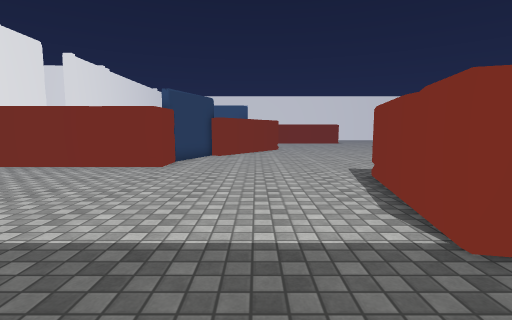
View 1 (above)

16 first-person views from a walk through a Unity game level. The camera is 1.3 m above the floor, tilts 6° down and sees 85° across. The floor is counted in squares, 1 m on a side. Each view is taken from the middle of a square. On the plan, view 1 faces up. The plan holds only what a view shows up to about 13 squares ahead; the rest is blank. The place goes on beyond the plan. The player is left out. Some surface patterns are stand-ins.

View 2
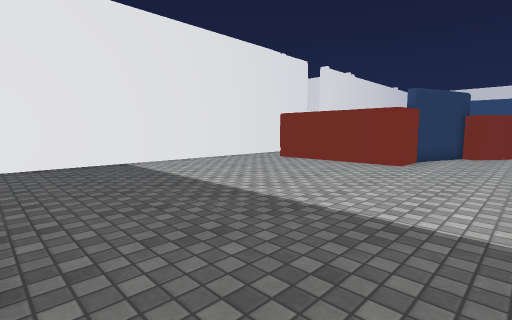

View 3
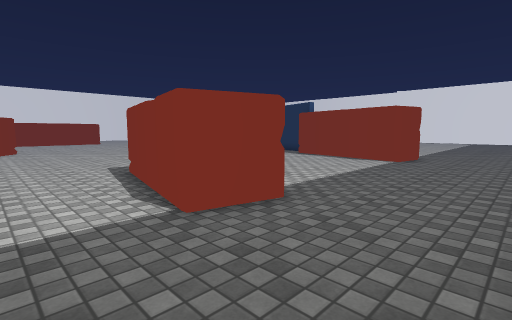

View 4
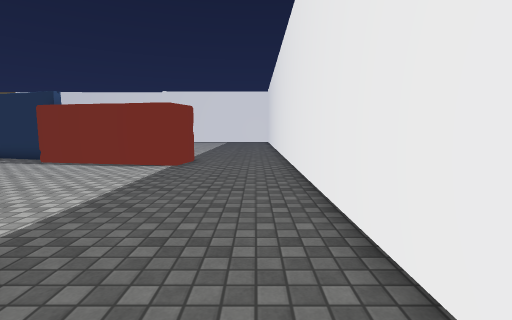

View 5
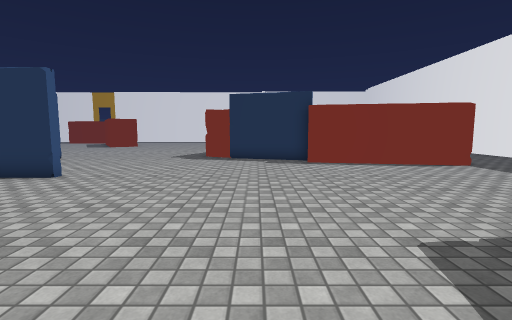

View 6
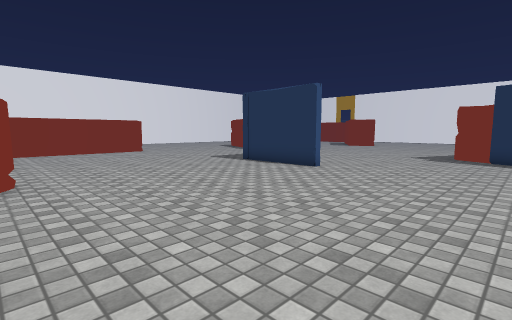

View 7
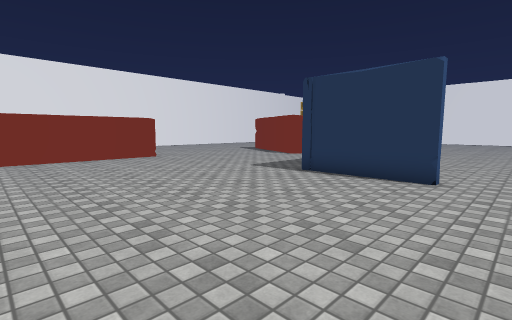

View 8
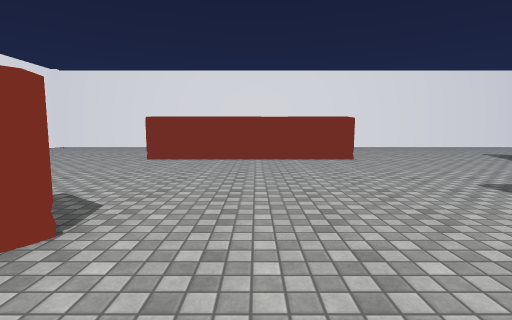

View 9
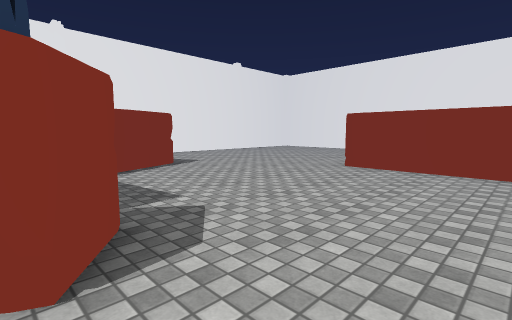

View 10
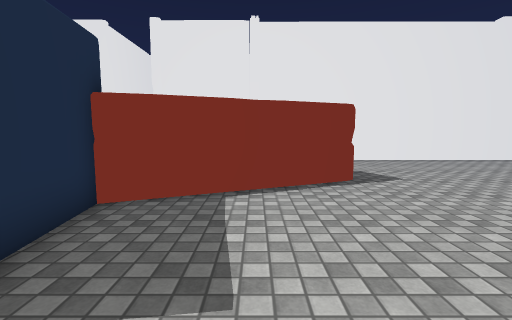

View 11
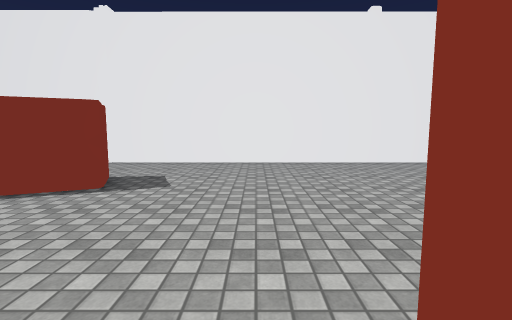

View 12
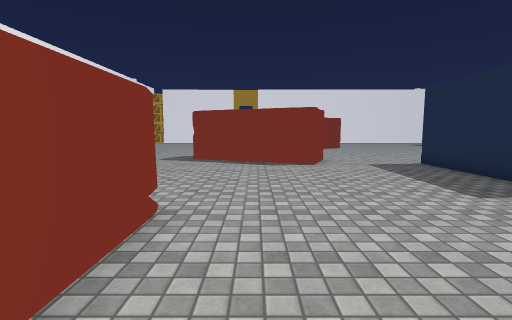

View 13
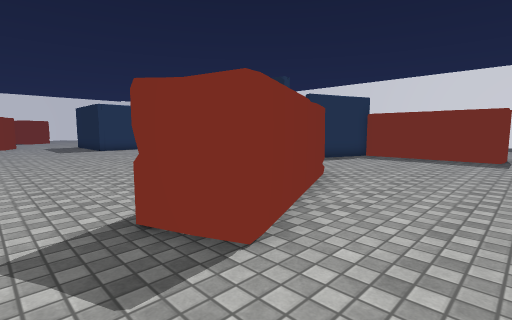

View 14
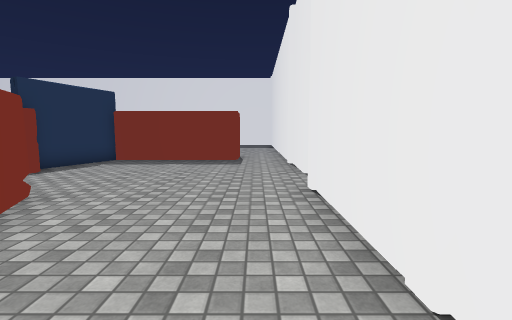

View 15
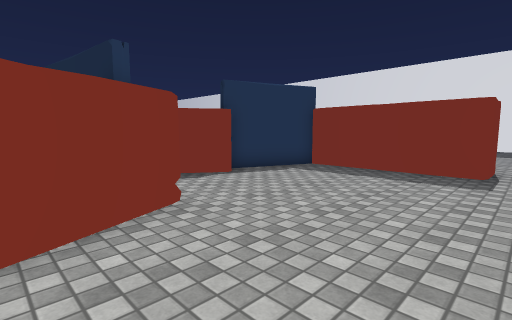

View 16
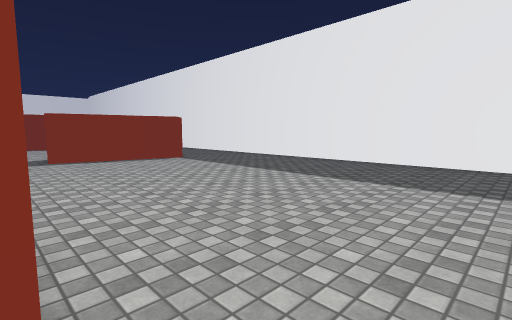

### Floor plan
Key: @ floor where view 1 was taken; # wall or solid block; . floor; O other object.
Columns run from 11 left of view 1 to 17 right of it. Each row starts with its distance up from view 1.
 31 #.......                  ...
 30 #.........            ......O
 29 #.........##########........O
 28 #..........................O
 27 #..........................O
 26 #.........................O
 25 #.........................O
 24 #..OOO.....................O
 23 #...OO.......................
 22 #...O O......................
 21 #....OO......................
 20 #....OOO...OO........######..
 19 #.....OOOOO O........#  ...
 18 #.......    .........# ......
 17 .........O  .........#.......
 16 ........OOO .................
 15 ........OO. ...............
 14 ........O.. ................
 13 ........O..................O
 12 #.......O.................OO
 11 #.OOOOOOO.................O
 10  .OOOOOO..................O
  9   .......................O
  8  ..............O .......O
  7  .............O  .......O
  6 #.............O   ......O
  5 #.............O   ......O
  4 #.............O  .......O
  3 #.............OO........OO
  2 #..........................
  1 #...........................
  0 #..........@................
 -1 #......... . ..............
 -2   #######      ############

Positions as (right, up) in squares from view 1, and headings:
1: (0, 0), facing up
2: (0, -1), facing up-left
3: (0, -1), facing up-right
4: (2, 0), facing right
5: (2, 11), facing right
6: (1, 11), facing up-right
7: (2, 15), facing up-right
8: (4, 16), facing up
9: (4, 19), facing up-left
10: (1, 22), facing left
11: (0, 28), facing left
12: (4, 27), facing right
13: (-10, 26), facing down-right
14: (-10, 24), facing down
15: (-10, 21), facing down-right
16: (-10, 10), facing down-right
